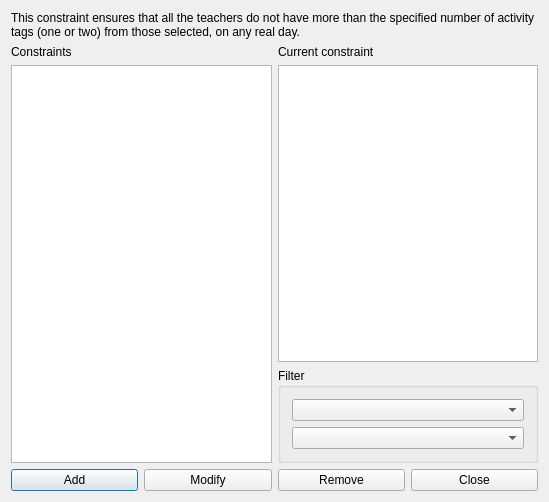
<?xml version="1.0" encoding="UTF-8"?>
<ui version="4.0">
 <class>ConstraintTeachersMaxActivityTagsPerRealDayFromSetForm_template</class>
 <widget class="QDialog" name="ConstraintTeachersMaxActivityTagsPerRealDayFromSetForm_template">
  <property name="geometry">
   <rect>
    <x>0</x>
    <y>0</y>
    <width>549</width>
    <height>502</height>
   </rect>
  </property>
  <property name="windowTitle">
   <string extracomment="This is the title of the dialog in which you see the list of all constraints of this type">Constraints teachers max activity tags per real day from set</string>
  </property>
  <layout class="QGridLayout" name="gridLayout_2">
   <item row="0" column="0" colspan="2">
    <widget class="QLabel" name="textLabel1">
     <property name="sizePolicy">
      <sizepolicy hsizetype="Minimum" vsizetype="Minimum">
       <horstretch>0</horstretch>
       <verstretch>0</verstretch>
      </sizepolicy>
     </property>
     <property name="text">
      <string>This constraint ensures that all the teachers do not have more than the specified number of activity tags (one or two) from those selected, on any real day.</string>
     </property>
     <property name="wordWrap">
      <bool>true</bool>
     </property>
    </widget>
   </item>
   <item row="1" column="0" rowspan="2">
    <layout class="QVBoxLayout" name="verticalLayout_2">
     <item>
      <widget class="QLabel" name="constraintsTextLabel">
       <property name="frameShape">
        <enum>QFrame::NoFrame</enum>
       </property>
       <property name="frameShadow">
        <enum>QFrame::Plain</enum>
       </property>
       <property name="text">
        <string>Constraints</string>
       </property>
       <property name="wordWrap">
        <bool>false</bool>
       </property>
      </widget>
     </item>
     <item>
      <widget class="QListWidget" name="constraintsListWidget"/>
     </item>
    </layout>
   </item>
   <item row="1" column="1">
    <layout class="QVBoxLayout" name="verticalLayout">
     <item>
      <widget class="QLabel" name="currentConstraintTextLabel">
       <property name="text">
        <string>Current constraint</string>
       </property>
       <property name="wordWrap">
        <bool>false</bool>
       </property>
      </widget>
     </item>
     <item>
      <widget class="QPlainTextEdit" name="currentConstraintTextEdit"/>
     </item>
    </layout>
   </item>
   <item row="2" column="1">
    <widget class="QGroupBox" name="filterGroupBox">
     <property name="title">
      <string>Filter</string>
     </property>
     <layout class="QGridLayout" name="gridLayout">
      <item row="0" column="0">
       <widget class="QComboBox" name="teachersComboBox"/>
      </item>
      <item row="1" column="0">
       <widget class="QComboBox" name="activityTagsComboBox"/>
      </item>
     </layout>
    </widget>
   </item>
   <item row="3" column="0" colspan="2">
    <layout class="QHBoxLayout" name="horizontalLayout">
     <item>
      <widget class="QPushButton" name="addConstraintPushButton">
       <property name="text">
        <string>Add</string>
       </property>
      </widget>
     </item>
     <item>
      <widget class="QPushButton" name="modifyConstraintPushButton">
       <property name="text">
        <string>Modify</string>
       </property>
      </widget>
     </item>
     <item>
      <widget class="QPushButton" name="removeConstraintPushButton">
       <property name="text">
        <string>Remove</string>
       </property>
      </widget>
     </item>
     <item>
      <widget class="QPushButton" name="closePushButton">
       <property name="text">
        <string>Close</string>
       </property>
      </widget>
     </item>
    </layout>
   </item>
  </layout>
 </widget>
 <layoutdefault spacing="6" margin="11"/>
 <resources/>
 <connections/>
</ui>
